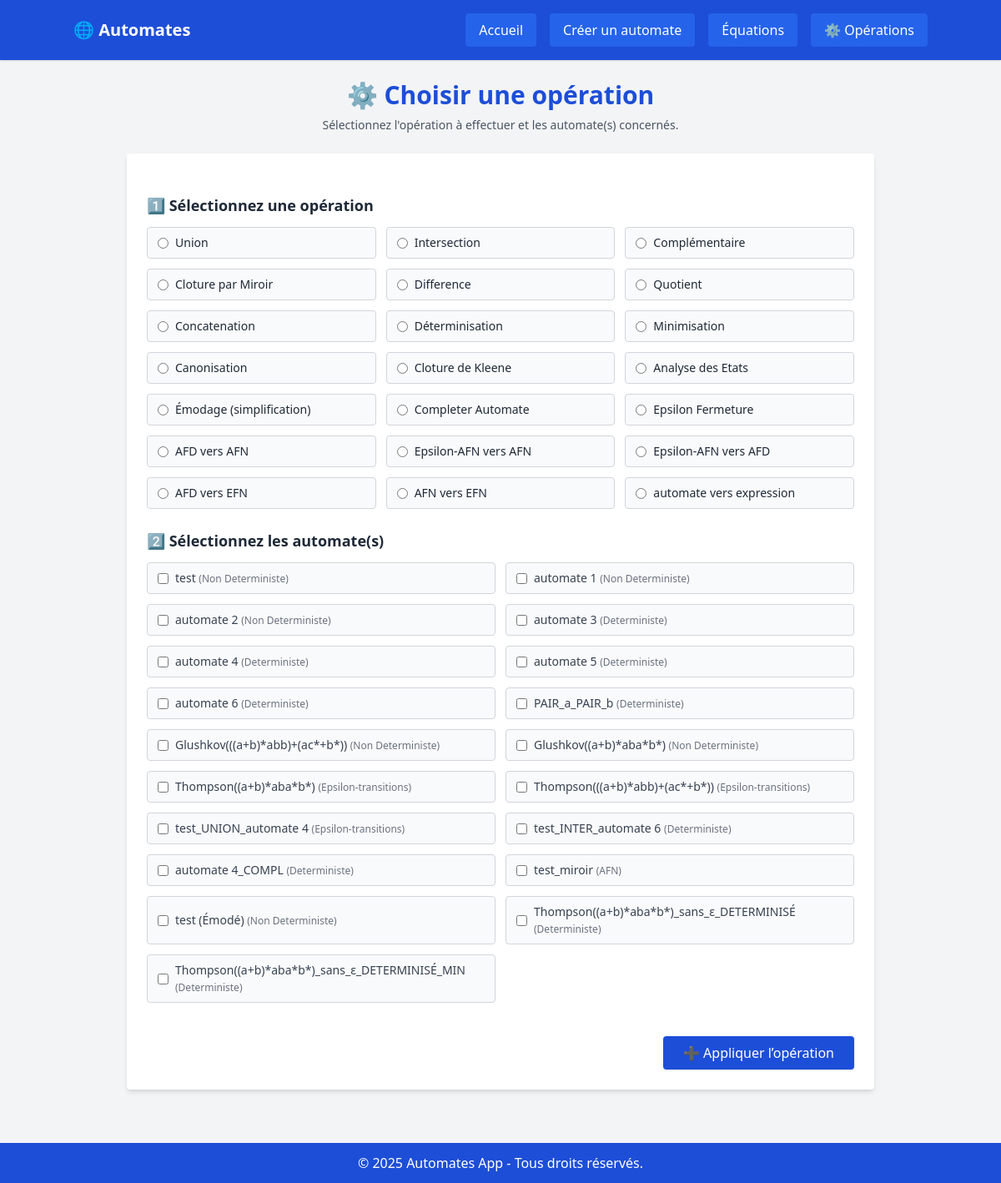
The app's page /automates/operation/choisir/, older data.
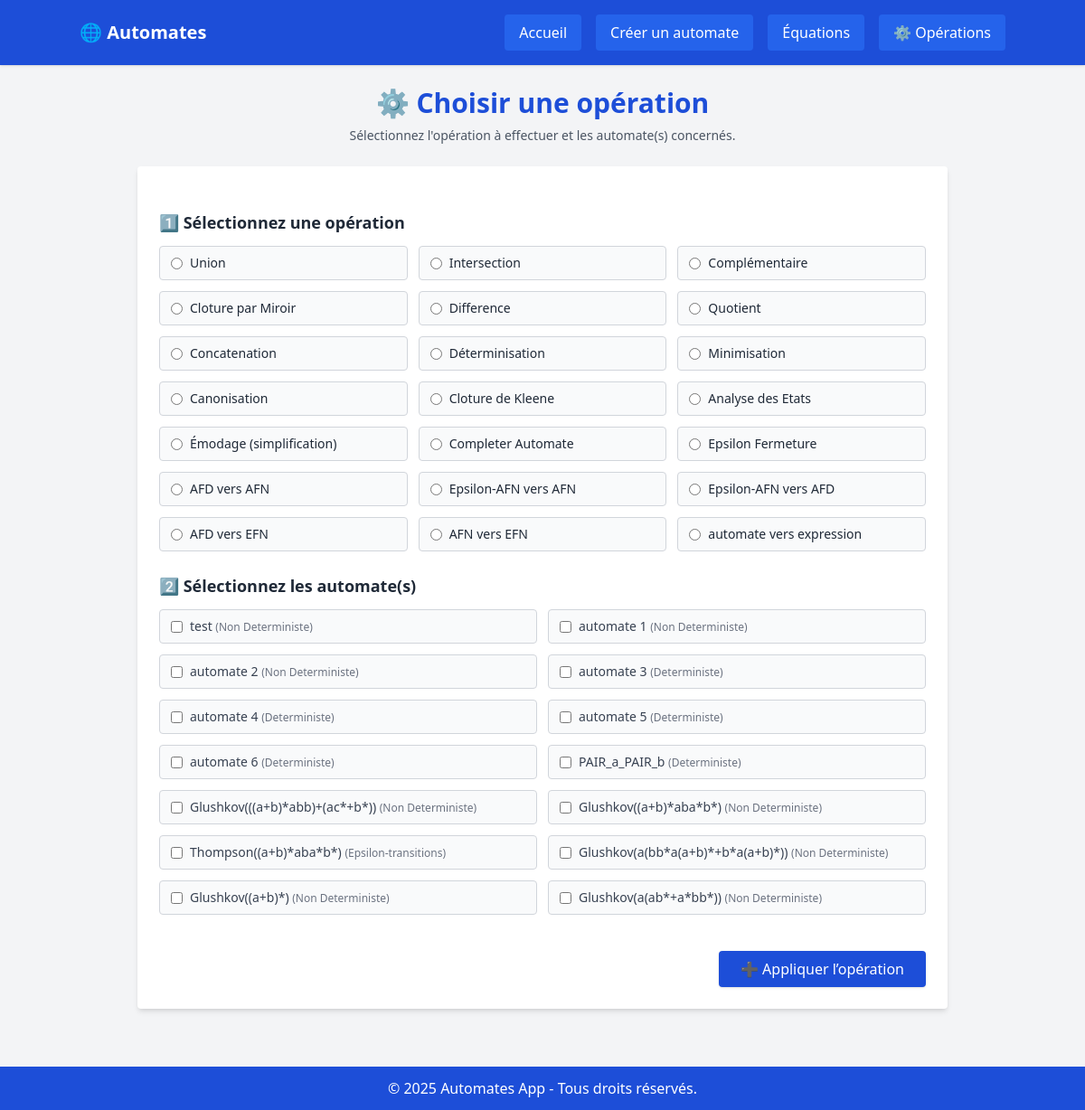
The same page, newer data.
### Automates/models.py (models this page shows, shortened)
class Automate(models.Model):
    TYPE_CHOICES = [
        ('DFA', 'Deterministe'),
        ('NFA', 'Non Deterministe'),
        ('EFA', 'Epsilon-transitions'),
    ]
    nom = models.CharField(max_length=100)
    type = models.CharField(max_length=3, choices=TYPE_CHOICES, default='DFA')
    alphabet = models.CharField(max_length=100, help_text="Ex: a,b,c")

### Automates/views.py (the view, shortened to what this page needs)
# urls.py: path('operation/choisir/', views.choisir_operation, name='choisir_operation'),
def choisir_operation(request):
    operations = {
        'union': 2,
        'intersection': 2,
        'complementaire': 1,
        'determinisation': 1,
        'minimisation': 1,
        'canonisation': 1,
        'etoile_kleene': 1,
        'analyse_etats': 1,
        'emodage': 1,
        'expression': 1,
        'Miroir': 1,
        'completion': 1,
        'AFD_vers_AFN': 1,
        'epsilon-AFN_vers_AFD': 1,
        'epsilon-AFN_vers_AFN': 1,
        'AFD_vers_epsilon-AFN': 1,
        'AFN_vers_epsilon-AFN': 1,
        'Fermeture': 1,
        'Concatenation': 2,
        'difference': 2,
        'quotient': 2,
    }
    automates = Automate.objects.all()
    return render(request, 'automates/choisir_operation.html', {
        'automates': automates,
    })

### Automates/templates/automates/choisir_operation.html (shortened to what this page needs)
{% extends 'automates/base.html' %}
{% block content %}
<div class="max-w-4xl mx-auto space-y-6">
    <div class="text-center">
        <h2 class="text-3xl font-bold text-blue-700 mb-2">⚙️ Choisir une opération</h2>
        <p class="text-gray-600 text-sm">Sélectionnez l'opération à effectuer et les automate(s) concernés.</p>
    </div>
    <form method="post" class="bg-white p-6 rounded shadow-md space-y-6">
        <div>
            <h3 class="text-lg font-semibold mb-3 text-gray-800">1️⃣ Sélectionnez une opération</h3>
            <div class="grid sm:grid-cols-2 lg:grid-cols-3 gap-3">
                <label class="flex items-center gap-2 px-3 py-2 bg-gray-50 rounded border border-gray-300 hover:bg-gray-100 cursor-pointer transition">
                    <input type="radio" name="operation" value="union" data-nb="2" class="accent-blue-600">
                    <span class="text-sm text-gray-800">Union</span>
                </label>
                <label class="flex items-center gap-2 px-3 py-2 bg-gray-50 rounded border border-gray-300 hover:bg-gray-100 cursor-pointer transition">
                    <input type="radio" name="operation" value="intersection" data-nb="2" class="accent-blue-600">
                    <span class="text-sm text-gray-800">Intersection</span>
                </label>
                <label class="flex items-center gap-2 px-3 py-2 bg-gray-50 rounded border border-gray-300 hover:bg-gray-100 cursor-pointer transition">
                    <input type="radio" name="operation" value="complementaire" data-nb="1" class="accent-blue-600">
                    <span class="text-sm text-gray-800">Complémentaire</span>
                </label>
                <label class="flex items-center gap-2 px-3 py-2 bg-gray-50 rounded border border-gray-300 hover:bg-gray-100 cursor-pointer transition">
                    <input type="radio" name="operation" value="Miroir" data-nb="1" class="accent-blue-600">
                    <span class="text-sm text-gray-800">Cloture par Miroir</span>
                </label>
                <label class="flex items-center gap-2 px-3 py-2 bg-gray-50 rounded border border-gray-300 hover:bg-gray-100 cursor-pointer transition">
                    <input type="radio" name="operation" value="difference" data-nb="2" class="accent-blue-600">
                    <span class="text-sm text-gray-800">Difference</span>
                </label>
                <label class="flex items-center gap-2 px-3 py-2 bg-gray-50 rounded border border-gray-300 hover:bg-gray-100 cursor-pointer transition">
                    <input type="radio" name="operation" value="quotient" data-nb="2" class="accent-blue-600">
                    <span class="text-sm text-gray-800">Quotient</span>
                </label>
                <label class="flex items-center gap-2 px-3 py-2 bg-gray-50 rounded border border-gray-300 hover:bg-gray-100 cursor-pointer transition">
                    <input type="radio" name="operation" value="Concatenation" data-nb="2" class="accent-blue-600">
                    <span class="text-sm text-gray-800">Concatenation</span>
                </label>
                <label class="flex items-center gap-2 px-3 py-2 bg-gray-50 rounded border border-gray-300 hover:bg-gray-100 cursor-pointer transition">
                    <input type="radio" name="operation" value="determinisation" data-nb="1" class="accent-blue-600">
                    <span class="text-sm text-gray-800">Déterminisation</span>
                </label>
                <label class="flex items-center gap-2 px-3 py-2 bg-gray-50 rounded border border-gray-300 hover:bg-gray-100 cursor-pointer transition">
                    <input type="radio" name="operation" value="minimisation" data-nb="1" class="accent-blue-600">
                    <span class="text-sm text-gray-800">Minimisation</span>
                </label>
                <label class="flex items-center gap-2 px-3 py-2 bg-gray-50 rounded border border-gray-300 hover:bg-gray-100 cursor-pointer transition">
                    <input type="radio" name="operation" value="canonisation" data-nb="1" class="accent-blue-600">
                    <span class="text-sm text-gray-800">Canonisation</span>
                </label>
                <label class="flex items-center gap-2 px-3 py-2 bg-gray-50 rounded border border-gray-300 hover:bg-gray-100 cursor-pointer transition">
                    <input type="radio" name="operation" value="etoile_kleene" data-nb="1" class="accent-blue-600">
                    <span class="text-sm text-gray-800">Cloture de Kleene</span>
                </label>
                <label class="flex items-center gap-2 px-3 py-2 bg-gray-50 rounded border border-gray-300 hover:bg-gray-100 cursor-pointer transition">
                    <input type="radio" name="operation" value="analyse_etats" data-nb="1" class="accent-blue-600">
                    <span class="text-sm text-gray-800">Analyse des Etats</span>
                </label>
                <label class="flex items-center gap-2 px-3 py-2 bg-gray-50 rounded border border-gray-300 hover:bg-gray-100 cursor-pointer transition">
                    <input type="radio" name="operation" value="emodage" data-nb="1" class="accent-blue-600">
                    <span class="text-sm text-gray-800">Émodage (simplification)</span>
                </label>
                <label class="flex items-center gap-2 px-3 py-2 bg-gray-50 rounded border border-gray-300 hover:bg-gray-100 cursor-pointer transition">
                    <input type="radio" name="operation" value="completion" data-nb="1" class="accent-blue-600">
                    <span class="text-sm text-gray-800">Completer Automate</span>
                </label>
                <label class="flex items-center gap-2 px-3 py-2 bg-gray-50 rounded border border-gray-300 hover:bg-gray-100 cursor-pointer transition">
                    <input type="radio" name="operation" value="Fermeture" data-nb="1" class="accent-blue-600">
                    <span class="text-sm text-gray-800">Epsilon Fermeture</span>
                </label>
                <label class="flex items-center gap-2 px-3 py-2 bg-gray-50 rounded border border-gray-300 hover:bg-gray-100 cursor-pointer transition">
                    <input type="radio" name="operation" value="AFD_vers_AFN" data-nb="1" class="accent-blue-600">
                    <span class="text-sm text-gray-800">AFD vers AFN</span>
                </label>
                <label class="flex items-center gap-2 px-3 py-2 bg-gray-50 rounded border border-gray-300 hover:bg-gray-100 cursor-pointer transition">
                    <input type="radio" name="operation" value="epsilon-AFN_vers_AFN" data-nb="1" class="accent-blue-600">
                    <span class="text-sm text-gray-800">Epsilon-AFN vers AFN</span>
                </label>
                <label class="flex items-center gap-2 px-3 py-2 bg-gray-50 rounded border border-gray-300 hover:bg-gray-100 cursor-pointer transition">
                    <input type="radio" name="operation" value="epsilon-AFN_vers_AFD" data-nb="1" class="accent-blue-600">
                    <span class="text-sm text-gray-800">Epsilon-AFN vers AFD</span>
                </label>
                <label class="flex items-center gap-2 px-3 py-2 bg-gray-50 rounded border border-gray-300 hover:bg-gray-100 cursor-pointer transition">
                    <input type="radio" name="operation" value="AFD_vers_epsilon-AFN" data-nb="1" class="accent-blue-600">
                    <span class="text-sm text-gray-800">AFD vers EFN</span>
                </label>
                <label class="flex items-center gap-2 px-3 py-2 bg-gray-50 rounded border border-gray-300 hover:bg-gray-100 cursor-pointer transition">
                    <input type="radio" name="operation" value="AFN_vers_epsilon-AFN" data-nb="1" class="accent-blue-600">
                    <span class="text-sm text-gray-800">AFN vers EFN</span>
                </label>
                <label class="flex items-center gap-2 px-3 py-2 bg-gray-50 rounded border border-gray-300 hover:bg-gray-100 cursor-pointer transition">
                    <input type="radio" name="operation" value="expression" data-nb="1" class="accent-blue-600">
                    <span class="text-sm text-gray-800">automate vers expression</span>
                </label>
            </div>
        </div>
        <div>
            <h3 class="text-lg font-semibold mb-3 text-gray-800">2️⃣ Sélectionnez les automate(s)</h3>
            <ul class="grid sm:grid-cols-2 gap-3">
                {% for automate in automates %}
                <li class="flex items-center gap-2 px-3 py-2 bg-gray-50 rounded border border-gray-300 hover:bg-gray-100 transition">
                    <input type="checkbox" name="automates" value="{{ automate.id }}" id="a{{ automate.id }}" class="accent-green-600">
                    <label for="a{{ automate.id }}" class="text-sm text-gray-700">
                        {{ automate.nom }} <span class="text-gray-500 text-xs">({{ automate.get_type_display }})</span>
                    </label>
                </li>
                {% endfor %}
            </ul>
        </div>
        <div class="text-right pt-4">
            <button type="submit" class="bg-blue-700 hover:bg-blue-800 text-white px-6 py-2 rounded shadow transition">
                ➕ Appliquer l’opération
            </button>
        </div>
    </form>
</div>
{% endblock %}

### Automates/templates/automates/base.html (shortened to what this page needs)
<!DOCTYPE html>
<html lang="fr">
<head>
    <script src="https://cdn.tailwindcss.com"></script>
</head>
<body class="bg-gray-100 text-gray-900">
    <header class="bg-blue-700 text-white p-4 shadow relative z-50">
        <div class="container mx-auto flex justify-between items-center">
            <h1 class="text-xl font-bold">🌐 Automates</h1>
            <nav class="hidden md:flex space-x-4">
                <a href="{% url 'liste_automates' %}" class="bg-blue-600 px-4 py-2 rounded hover:bg-blue-800 transition">Accueil</a>
                <a href="{% url 'creer_automate' %}" class="bg-blue-600 px-4 py-2 rounded hover:bg-blue-800 transition">Créer un automate</a>
                <a href="{% url 'resoudre_equations' %}" class="bg-blue-600 px-4 py-2 rounded hover:bg-blue-800 transition">Équations</a>
                <a href="{% url 'choisir_operation' %}" class="bg-blue-600 px-4 py-2 rounded hover:bg-blue-800 transition">⚙️ Opérations</a>
            </nav>
        </div>
    </header>
    <main class="container mx-auto py-6 px-4">
        {% block content %}
        {% endblock %}
    </main>
    <footer class="bg-blue-700 text-white text-center py-3 mt-10">
        <p>© 2025 Automates App - Tous droits réservés.</p>
    </footer>
</body>
</html>

Row changes from the older to the newer data that the page shows:
removed Automate: nom "Thompson(((a+b)*abb)+(ac*+b*))", type "Epsilon-transitions"
removed Automate: nom "test_UNION_automate 4", type "Epsilon-transitions"
removed Automate: nom "test_INTER_automate 6", type "Deterministe"
removed Automate: nom "automate 4_COMPL", type "Deterministe"
removed Automate: nom "test_miroir", type "AFN"
removed Automate: nom "test (Émodé)", type "Non Deterministe"
removed Automate: nom "Thompson((a+b)*aba*b*)_sans_ε_DETERMINISÉ", type "Deterministe"
removed Automate: nom "Thompson((a+b)*aba*b*)_sans_ε_DETERMINISÉ_MIN", type "Deterministe"
added Automate: nom "Glushkov(a(bb*a(a+b)*+b*a(a+b)*))", type "Non Deterministe"
added Automate: nom "Glushkov((a+b)*)", type "Non Deterministe"
added Automate: nom "Glushkov(a(ab*+a*bb*))", type "Non Deterministe"
